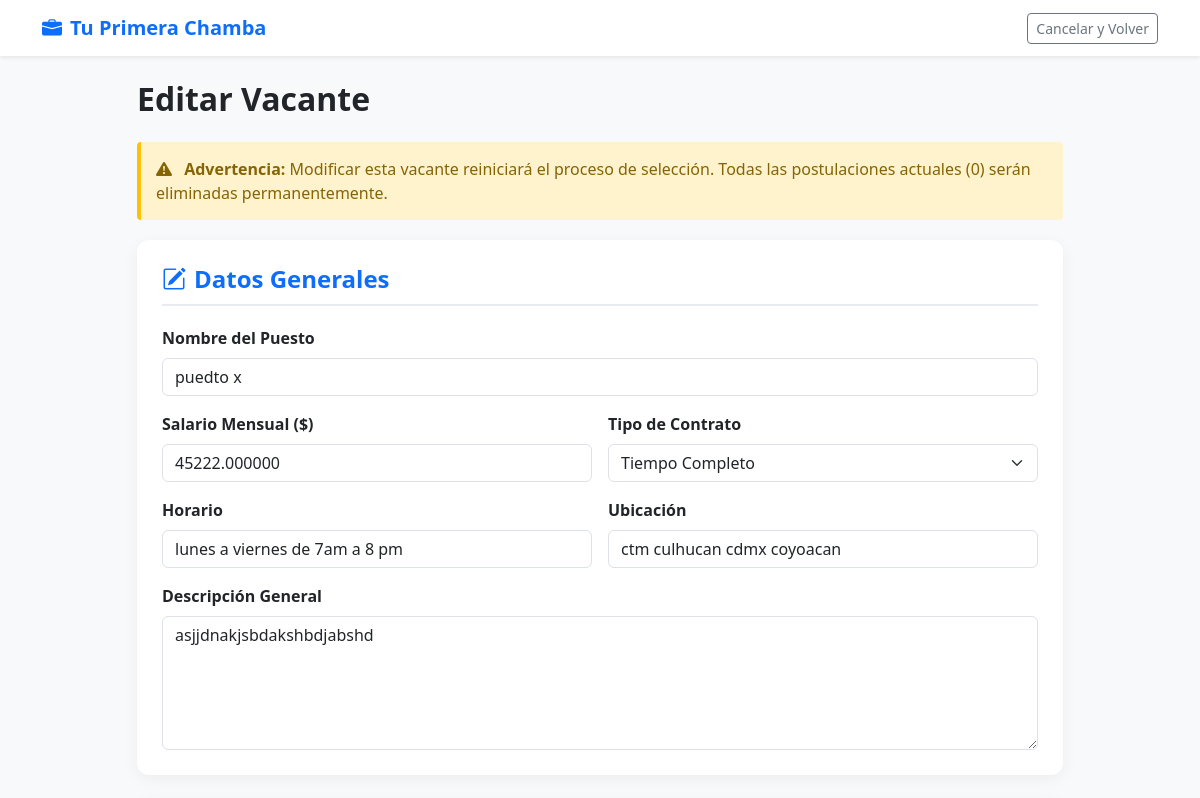
/empresas/editar-vacante/7 (signed in, upper part), run on an earlier commit of the app's database.
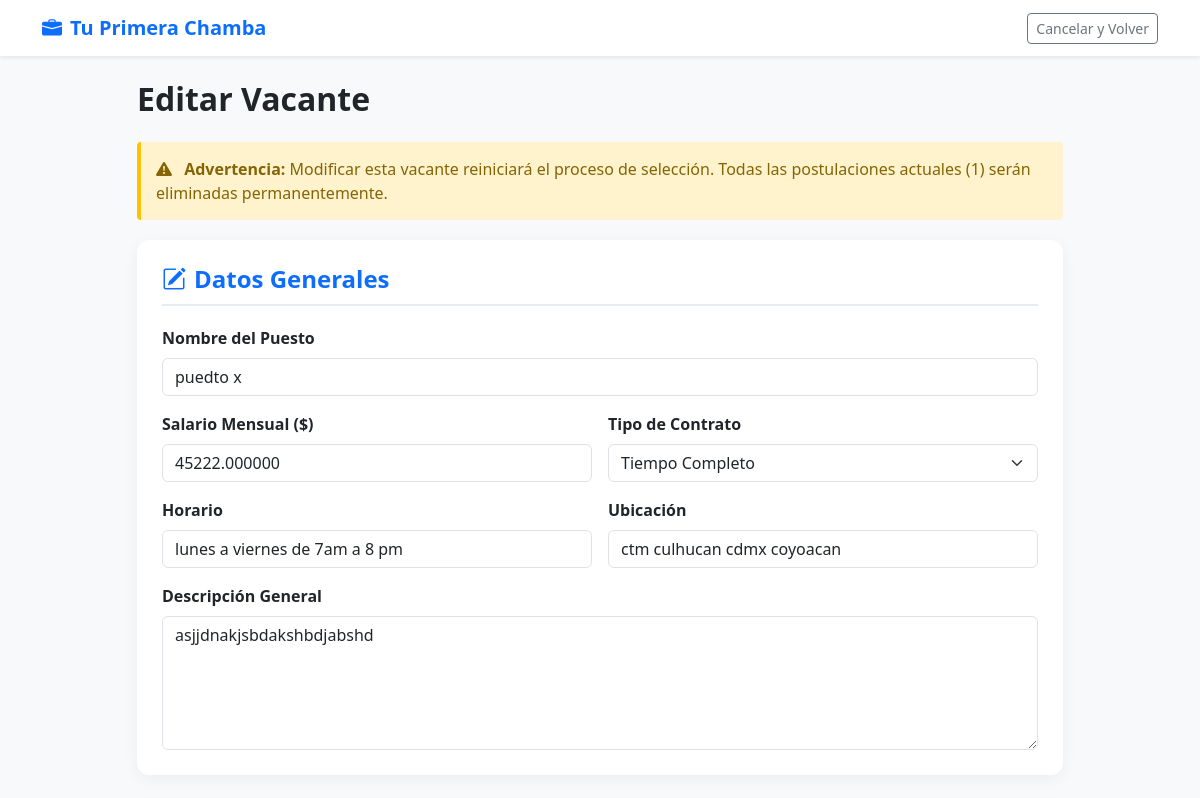
And on a later commit of the database.
### aplicaciones/empresas/models.py (models this page shows, shortened)
class Vacante(models.Model):
    nombre_puesto = models.CharField(max_length=100, null=False, blank=False)
    area_ocupacion = models.IntegerField(null=True, blank=True)
    tiempo_experiencia = models.CharField(max_length=100, null=False, blank=False, default='0')
    escolaridad_minima = models.CharField(max_length=100, null=False, blank=False, default='22')
    descripcion = models.TextField(null=False, blank=False, default='Descripción del puesto.')
    requisitos = models.TextField(null=False, blank=False, default='Requisitos del puesto.')
    prestaciones = models.TextField(null=False, blank=False, default='Prestaciones del puesto.')
    salario = models.DecimalField(max_digits=10, decimal_places=2, null=False, blank=True)
    ubicacion = models.CharField(max_length=200)
    horario = models.CharField(max_length=100)
    tipo_contrato = models.CharField(max_length=100)
    etiquetas = models.TextField(null=True, blank=True)
    fecha_publicacion = models.DateField(auto_now_add=True)
    empresa = models.ForeignKey(Empresa, on_delete=models.CASCADE, null=True)
    activa = models.BooleanField(default=True)
    postulaciones_count = models.IntegerField(default=0)

### aplicaciones/general/decorators.py (the view)
    def wrapper_func(request, *args, **kwargs):
        if not request.user.is_authenticated:
            return redirect('login')
        if hasattr(request.user, 'empresa'):
            return view_func(request, *args, **kwargs)
        else:
            messages.warning(request, "Esta sección es solo para reclutadores.")
            return redirect('home_t') # Redirigir a SU zona

### aplicaciones/empresas/views.py (called while the page is built, shortened)
@empresa_required
def editar_vacante(request, vacante_id):
    vacante = get_object_or_404(Vacante, id=vacante_id, empresa=request.user.empresa)
    context = {
        'vacante': vacante,
        'sinco_json': json.dumps(SINCO),
        'tags_json': json.dumps(VACANTE_TAGS)
    }
    return render(request, 'editar-vacante.html', context)

### aplicaciones/empresas/templates/editar-vacante.html (shortened to what this page needs)
<!DOCTYPE html>
<html lang="es">
<head>
    <link href="https://cdn.jsdelivr.net/npm/bootstrap@5.3.0/dist/css/bootstrap.min.css" rel="stylesheet">
    <link rel="stylesheet" href="https://cdn.jsdelivr.net/npm/bootstrap-icons@1.10.5/font/bootstrap-icons.css">
</head>
<body>
    <nav class="navbar navbar-light bg-white shadow-sm mb-4">
        <div class="container">
            <span class="navbar-brand fw-bold text-primary"><i class="bi bi-briefcase-fill me-2"></i>Tu Primera Chamba</span>
            <a href="{% url 'home' %}" class="btn btn-outline-secondary btn-sm">Cancelar y Volver</a>
        </div>
    </nav>
    <div class="container pb-5">
        <div class="row justify-content-center">
            <div class="col-lg-10">
                <div class="d-flex justify-content-between align-items-center mb-4">
                    <h2 class="fw-bold mb-0">Editar Vacante</h2>
                </div>
                <div class="warning-box">
                    <i class="bi bi-exclamation-triangle-fill me-2"></i>
                    <strong>Advertencia:</strong> Modificar esta vacante reiniciará el proceso de selección.
                    Todas las postulaciones actuales ({{ vacante.postulacion_set.count }}) serán eliminadas permanentemente.
                </div>
                <form method="POST" action="" id="editarVacanteForm" onsubmit="return confirmUpdate()">
                    <div class="form-section">
                        <h4 class="section-title"><i class="bi bi-pencil-square me-2"></i>Datos Generales</h4>
                        <div class="row g-3">
                            <div class="col-md-12">
                                <label class="form-label fw-bold">Nombre del Puesto</label>
                                <input type="text" class="form-control" name="nombre_puesto" value="{{ vacante.nombre_puesto }}" required>
                            </div>
                            <div class="col-md-6">
                                <label class="form-label fw-bold">Salario Mensual ($)</label>
                                <input type="number" class="form-control" name="salario" value="{{ vacante.salario|stringformat:'f' }}" step="0.01" required>
                            </div>
                            <div class="col-md-6">
                                <label class="form-label fw-bold">Tipo de Contrato</label>
                                <select class="form-select" name="tipo_contrato" id="contratoSelect" required>
                                    <option value="Tiempo Completo">Tiempo Completo</option>
                                </select>
                            </div>
                            <div class="col-md-6">
                                <label class="form-label fw-bold">Horario</label>
                                <input type="text" class="form-control" name="horario" value="{{ vacante.horario }}" required>
                            </div>
                            <div class="col-md-6">
                                <label class="form-label fw-bold">Ubicación</label>
                                <input type="text" class="form-control" name="ubicacion" value="{{ vacante.ubicacion }}" required>
                            </div>
                            <div class="col-12">
                                <label class="form-label fw-bold">Descripción General</label>
                                <textarea class="form-control" name="descripcion" rows="5" required>{{ vacante.descripcion }}</textarea>
                            </div>
                        </div>
                    </div>
                </form>
            </div>
        </div>
    </div>
</body>
</html>

What changed in the data, as far as the page shows it:
changed Vacante "puedto x": postulacion_set.count "0" → "1"
